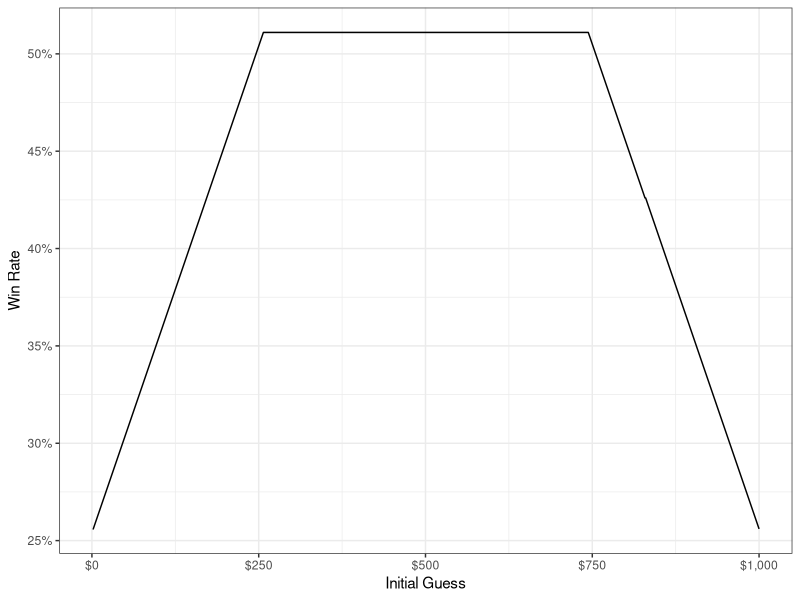
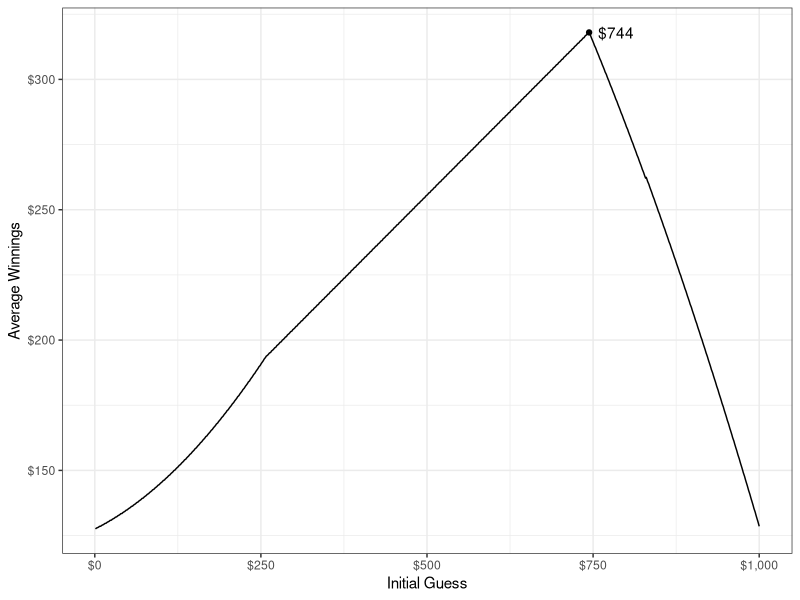

Recreate these plots in R, in order.
require(dplyr)
require(magrittr)
require(ggplot2)

rm(list = ls())

set.seed(11091987)

# function to guess money amount using strategy
guess_money <- function(actual, initial, n_tries = 9, min_val = 1, max_val = 1000){
  # set iterator
  i <- 1
  
  # while i is less than the max number of guesses, find the median value
  # within the possible range. if guess is not correct, reset min_val or max_val
  # depending on info trenchcoat man provides
  while(i <= n_tries){
    if(i == 1){
      guess <- initial
    } else{
      guess <- round(mean(c(min_val, max_val)))
    }

    # if guess is correct, immediately exit the loop and return true
    # if guess is not correct:
    ## if actual is higher than guess, change min_val to guess
    ## if actual is lower than guess, change max_val to guess
    if(actual == guess){
      return(c(win = TRUE, round = i))
    } else if(actual > guess) {
      min_val <- guess
    } else if(actual < guess) {
      max_val <- guess
    }
    
    # iterate to next round if guess was incorrect
    i <- i + 1
  }
  
  # at this point still have not guessed the money amount, so lose
  # correct i since we didn't really guess the i-th time
  return(c(win = FALSE, round = i - 1))
}

# run guess_money on every value between 1 and 1000
# with starting values between 1 and 1000
min_val <- 1
max_val <- 1000
actual_vals <- min_val:max_val
guess_vals <- min_val:max_val

system.time({
  data <- expand.grid(actual = actual_vals, guess = guess_vals) %>%
    tbl_df
  
  result <- with(data, Vectorize(guess_money)(actual = actual, initial = guess,
                                              min_val = min_val, max_val = max_val))
  
  both <- bind_cols(data, t(result) %>%
                      as.data.frame)
})

# which guess has the best win rate?
both %>%
  group_by(guess) %>%
  summarize(win_rate = mean(win)) %>%
  ggplot(aes(guess, win_rate)) +
  geom_line() +
  scale_x_continuous(labels = scales::dollar) +
  scale_y_continuous(labels = scales::percent) +
  labs(x = "Initial Guess",
       y = "Win Rate") +
  theme_bw()

# which guess has the highest expected value?
exp_val <- both %>%
  group_by(guess) %>%
  summarize(win_rate = mean(win),
            exp_val = mean(actual * win)) %>%
  ungroup

exp_val_max <- exp_val %>%
  filter(exp_val == max(exp_val))

ggplot(exp_val, aes(guess, exp_val)) +
  geom_line() +
  geom_point(data = exp_val_max) +
  geom_text(data = exp_val_max, aes(label = paste0("$", guess)),
            hjust = -.25) +
  scale_x_continuous(labels = scales::dollar) +
  scale_y_continuous(labels = scales::dollar) +
  labs(x = "Initial Guess",
       y = "Average Winnings") +
  theme_bw()





